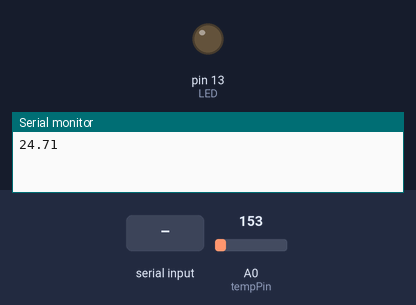
Bench run of a sketch on a simulated Arduino Uno, built with avr-gcc and run on an emulated ATmega328P. Parts: output pins drawn as LEDs (lit = HIGH), the last lines printed to the serial monitor. Inputs (shaded band) come from the test bench; at power-on: A0 (tempPin) = 153.

Above: at 1.2 s.
1.3 s: "h" received over Serial
At 2.2 s:
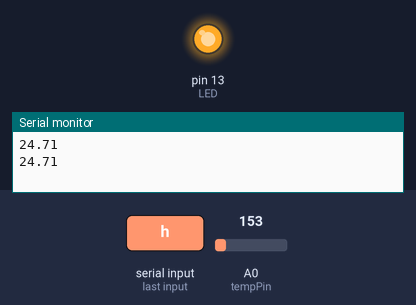
3.0 s: "1" received over Serial
At 3.4 s:
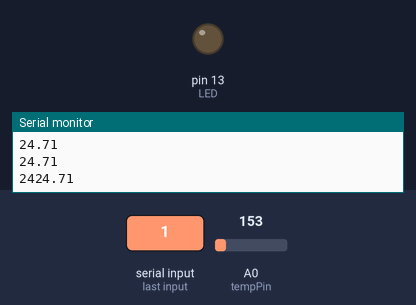
Timing chart, 0 to 6.0 s (numbered marks = the images above; inputs shaded):
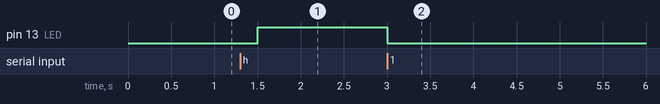

The sketch:

arduinoCode.ino
```cpp
int LED = 13;
int tempPin = A0; //Set this value to read analog data from temperature sensor
float temp = 0;

void setup() {
  Serial.begin(9600);
  pinMode(LED, OUTPUT);
}

void(* resetFunc) (void) = 0;

void loop() {

  //Temperature reading
  float tempvoltage = analogRead(tempPin) * 5.0;
  tempvoltage /= 1024.0;
  float tempCel = (tempvoltage - 0.5) * 100;
  Serial.println(tempCel);

  if (Serial.available() > 0) {

    if (Serial.read() == 'h') {
      digitalWrite(LED, HIGH);
      //delay(2000);
    }

    else {
        digitalWrite(LED, LOW);
        resetFunc();
      //delay(2000);
    }
  }
  delay(1500);
}
```

Measured:
- after the input at 1.3 s, pin 13 (LED): LOW → HIGH after 0.20 s
- after the input at 3.0 s, pin 13 (LED): HIGH → LOW at once
